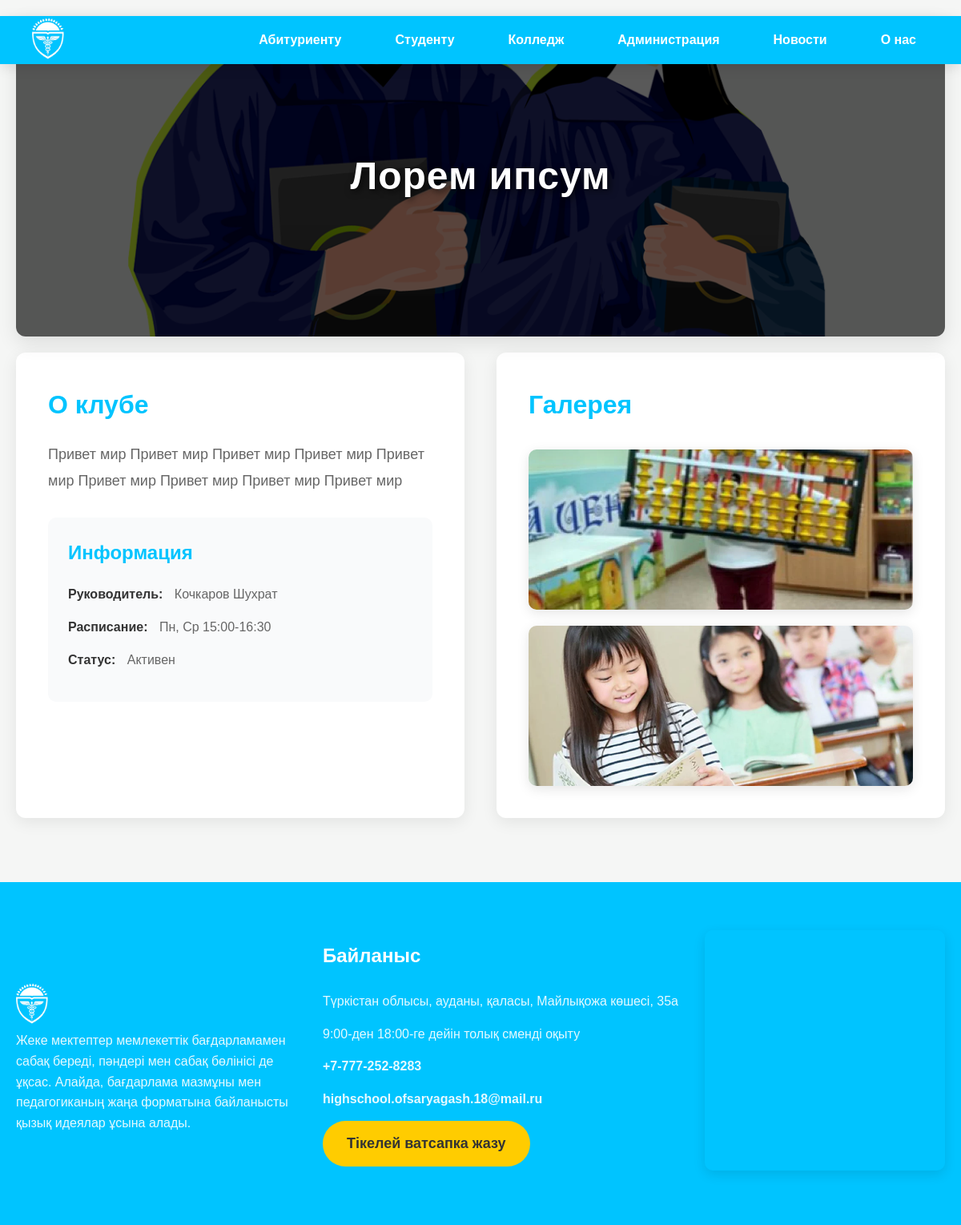
The app's page /club/1/, older data.
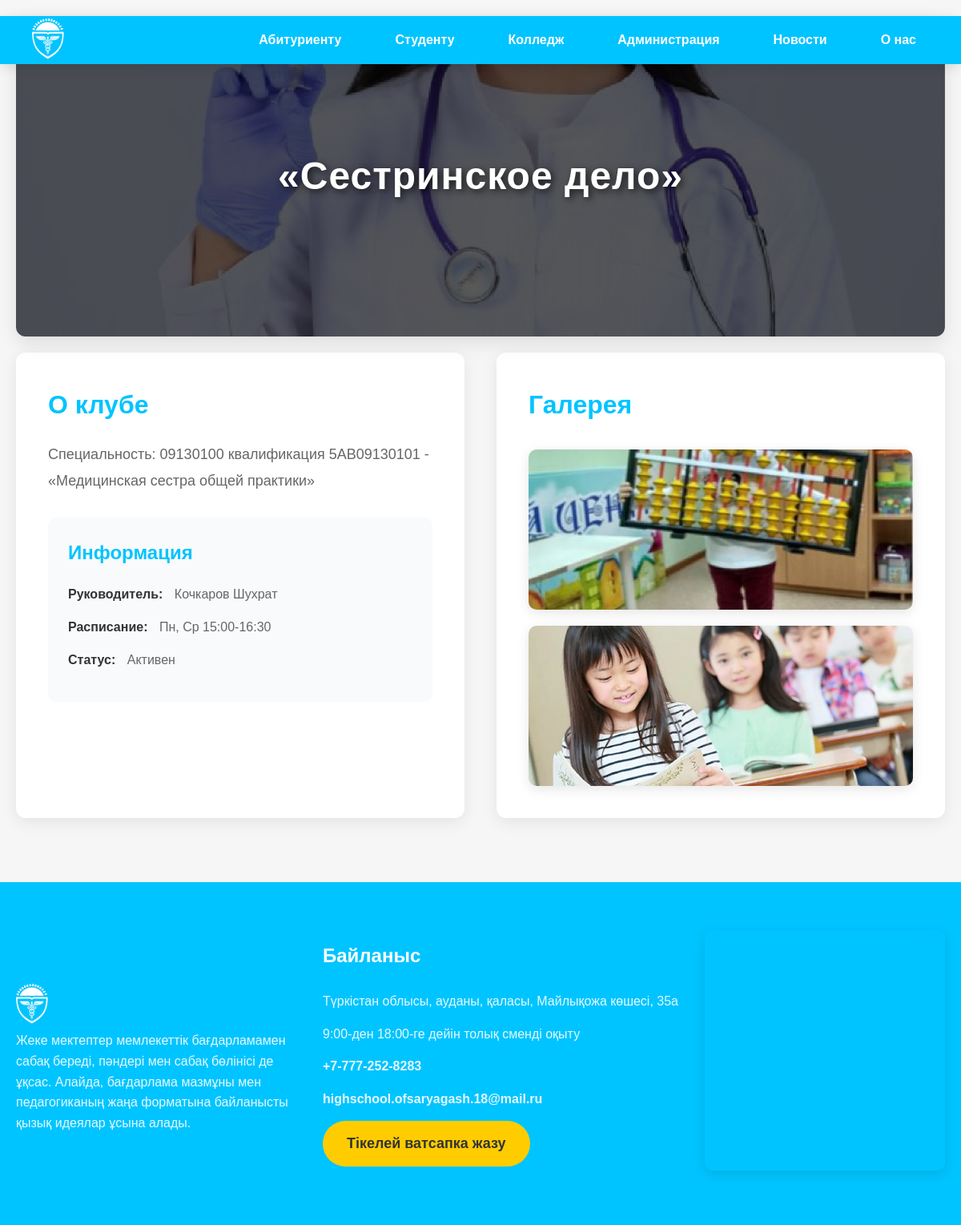
The same page, newer data.
### talant_app/models.py (models this page shows, shortened)
class Club(models.Model):
    name = models.CharField(max_length=100, verbose_name="Название клуба")
    description = models.TextField(verbose_name="Описание")
    image = models.ImageField(upload_to='clubs/', verbose_name="Основное изображение")
    leader = models.CharField(max_length=100, verbose_name="Руководитель")
    schedule = models.CharField(max_length=200, verbose_name="Расписание", help_text="Например: Пн, Ср 15:00-16:30")
    is_active = models.BooleanField(default=True, verbose_name="Активен")
    class Meta:
        verbose_name = "Клуб"
        verbose_name_plural = "Клубы"

class ClubImage(models.Model):
    image = models.ImageField(upload_to='club_gallery/', verbose_name="Изображение")
    club = models.ForeignKey(Club, on_delete=models.CASCADE, related_name='images')
    class Meta:
        verbose_name = "Изображение клуба"
        verbose_name_plural = "Изображения клуба"

### talant_app/views.py (the view)
# urls.py: path('club/<int:club_id>/', views.club_detail, name='club_detail'),
def club_detail(request, club_id):
    club = get_object_or_404(Club, id=club_id)
    footer = FooterContact.objects.first()  # Данные футера
    context = {
        'club': club,
        'footer':footer
    }
    return render(request, 'club.html', context)

### talant_app/templates/club.html (shortened to what this page needs)
{% load static %}
<!DOCTYPE html>
<html lang="en">
<head>
    <link rel="stylesheet" href="{% static 'css/style.css' %}">
</head>
<body>
    <header class="header">
    <div class="logo">
        <a href="{% url 'home' %}">
                <img class="log" src="{% static 'imgs/logo9.png' %}" style="width: 40px" alt="Логотип">
            </a>
    </div>
    <nav class="nav" id="nav-menu">
        <div class="dropdown">
            <a href="#" class="dropdown-toggle">Абитуриенту</a>
        </div>
         <div class="dropdown">
            <a href="#" class="dropdown-toggle">Студенту</a>
        </div>
         <div class="dropdown">
            <a href="#" class="dropdown-toggle">Колледж</a>
        </div>
         <a href="#qyzmetker">Администрация</a>
        <a href="#news">Новости</a>
        <a href="#about">О нас </a>
    </nav>
</header>
    <section class="club-detail">
        <div class="club-hero" style="background-image: url('{{ club.image.url }}');">
            <div class="hero-overlay">
                <h1>{{ club.name }}</h1>
            </div>
        </div>
        <div class="club-content">
            <div class="club-description">
                <h2>О клубе</h2>
                <p class="club-desc">{{ club.description }}</p>
                <div class="club-info">
                    <h3>Информация</h3>
                    <ul>
                        <li><strong>Руководитель:</strong> {{ club.leader }}</li>
                        <li><strong>Расписание:</strong> {{ club.schedule }}</li>
                        <li><strong>Статус:</strong> {% if club.is_active %}Активен{% else %}Неактивен{% endif %}</li>
                    </ul>
                </div>
            </div>
            <div class="club-gallery">
                <h2>Галерея</h2>
                <div class="gallery-grid">
                  {% for image in club.images.all %}
                        <img src="{{ image.image.url }}" alt="Фото клуба" class="gallery-image">
                    {% empty %}
                        <p class="empty-gallery">Галерея пока пуста</p>
                    {% endfor %}
                </div>
            </div>
        </div>
    </section>
     <footer>
      <div class="containerf">
        <div class="footer-left">
         <a href="{% url 'home' %}">
                <img class="log" src="{% static 'imgs/logo9.png' %}" style="width: 40px" alt="Логотип">
            </a>
          <p>
            Жеке мектептер мемлекеттік бағдарламамен сабақ береді, пәндері мен
            сабақ бөлінісі де ұқсас. Алайда, бағдарлама мазмұны мен
            педагогиканың жаңа форматына байланысты қызық идеялар ұсына алады.
          </p>
        </div>
        <div class="footer-center">
          <h3>Байланыс</h3>
          <p>
            Түркістан облысы,  ауданы,  қаласы, Майлықожа
            көшесі, 35а
          </p>
          <p>9:00-ден 18:00-ге дейін толық сменді оқыту</p>
          <p><a href="tel:+77772528283" class="phone">+7-777-252-8283</a></p>
          <p>
            <a href="mailto:highschool.ofsaryagash.18@mail.ru" class="email"
              >highschool.ofsaryagash.18@mail.ru</a
            >
          </p>
          <div class="social-icons">
            <a class="btn" href="https://wa.me/87478707743">Тікелей ватсапка жазу</a>
          </div>
        </div>
        <div class="footer-right">
          <iframe
            src="https://www.google.com/maps/embed?pb=!1m18!1m12!1m3!1d2950.540106352667!2d69.58194711087846!3d42.309677571077586!2m3!1f0!2f0!3f0!3m2!1i1024!2i768!4f13.1!3m3!1m2!1s0x38a91fd162714e83%3A0x75fbbb9a62012d36!2s%E2%84%961%20Talant%20mektep!5e0!3m2!1sru!2skz!4v1741972674462!5m2!1sru!2skz"
            width="600"
            height="450"
            style="border: 0"
            allowfullscreen=""
            loading="lazy"
          ></iframe>
        </div>
      </div>
    </footer>
</body>
</html>

### talant_app/static/css/style.css (style rules this page uses)
* { margin: 0; padding: 0; box-sizing: border-box; }
body { font-family: 'Arial', sans-serif; line-height: 1.6; background-color: #f5f6f5; color: #333; }
.header { display: flex; justify-content: space-between; align-items: center; padding: 10px 40px; background-color: #00c4ff; color: #fff; box-shadow: 0 4px 15px rgba(0, 0, 0, 0.1); position: fixed; width: 100%; z-index: 1000; height: 60px; }
.logo { font-size: 28px; font-weight: 700; text-transform: uppercase; letter-spacing: 1px; }
.nav { display: flex; gap: 35px; align-items: center; }
.nav a { color: #fff; text-decoration: none; font-size: 16px; font-weight: 600; padding: 8px 16px; border-radius: 5px; transition: all 0.3s ease; }
.btn { display: inline-block; background: #ffcc00; color: #333; padding: 14px 30px; text-decoration: none; border-radius: 30px; font-size: 18px; font-weight: 600; transition: all 0.3s ease; }
footer { background: #00c4ff; padding: 60px 20px; color: #fff; }
.containerf { display: flex; justify-content: space-between; align-items: center; max-width: 1300px; margin: 0 auto; gap: 30px; }
.footer-left { max-width: 350px; }
.footer-left p { font-size: 16px; color: #fff; opacity: 0.9; }
.footer-center h3 { font-size: 24px; margin-bottom: 25px; color: #fff; }
.footer-center p { font-size: 16px; margin-bottom: 15px; opacity: 0.9; }
.phone, .email { color: #fff; font-weight: 600; text-decoration: none; transition: all 0.3s ease; }
.footer-right iframe { width: 100%; height: 300px; border-radius: 10px; border: none; box-shadow: 0 5px 15px rgba(0, 0, 0, 0.1); }
.club-info { margin-top: 30px; padding: 20px; background: #f5f6f5; border-radius: 8px; }
.club-info h3 { font-size: 24px; color: #00c4ff; margin-bottom: 20px; }
.club-detail { padding: 0 20px; background: #f5f6f5; }
.club-hero { height: 50vh; background-size: cover; background-position: center; position: relative; display: flex; align-items: center; justify-content: center; border-radius: 12px; overflow: hidden; margin: 20px 0; box-shadow: 0 8px 25px rgba(0, 0, 0, 0.1); }
.hero-overlay { background: rgba(0, 0, 0, 0.65); width: 100%; height: 100%; display: flex; align-items: center; justify-content: center; transition: background 0.3s ease; }
.hero-overlay h1 { color: #fff; font-size: 48px; font-weight: 700; text-shadow: 3px 3px 10px rgba(0, 0, 0, 0.7); text-align: center; padding: 0 20px; letter-spacing: 1px; }
.club-content { max-width: 1200px; margin: 0 auto 80px; display: grid; grid-template-columns: 1fr 1fr; gap: 40px; }
.club-description { background: #fff; padding: 40px; border-radius: 12px; box-shadow: 0 5px 20px rgba(0, 0, 0, 0.08); }
.club-description h2 { font-size: 32px; color: #00c4ff; margin-bottom: 20px; font-weight: 700; }
.club-desc { font-size: 18px; color: #666; line-height: 1.8; margin-bottom: 30px; }
.club-info { background: #f9fafb; padding: 25px; border-radius: 10px; margin-top: 30px; }
.club-info h3 { font-size: 24px; color: #00c4ff; margin-bottom: 20px; font-weight: 600; }
.club-info ul { list-style: none; padding: 0; }
.club-info li { font-size: 16px; color: #666; margin-bottom: 15px; line-height: 1.6; }
.club-info li strong { color: #333; font-weight: 600; margin-right: 10px; }
.club-gallery { background: #fff; padding: 40px; border-radius: 12px; box-shadow: 0 5px 20px rgba(0, 0, 0, 0.08); }
.club-gallery h2 { font-size: 32px; color: #00c4ff; margin-bottom: 30px; font-weight: 700; }
.gallery-grid { display: grid; grid-template-columns: repeat(auto-fit, minmax(250px, 1fr)); gap: 20px; }
.gallery-image { width: 100%; height: 200px; object-fit: cover; border-radius: 10px; transition: all 0.3s ease; box-shadow: 0 4px 15px rgba(0, 0, 0, 0.1); }
.log { padding-top: 10px; }
.nav .dropdown { position: relative; display: inline-block; }
.nav .dropdown-toggle { color: #fff; text-decoration: none; font-size: 16px; font-weight: 600; padding: 8px 16px; border-radius: 5px; transition: all 0.3s ease; }

Row changes from the older to the newer data that the page shows:
changed Club "Кочкаров Шухрат": image: a different picture; name "Лорем ипсум" → "«Сестринское дело»"; description "Привет мир Привет мир Привет мир Привет мир Привет мир Привет мир Привет мир Привет мир Привет мир" → "Специальность: 09130100 квалификация 5АВ09130101 - «Медицинская сестра общей практики»"
